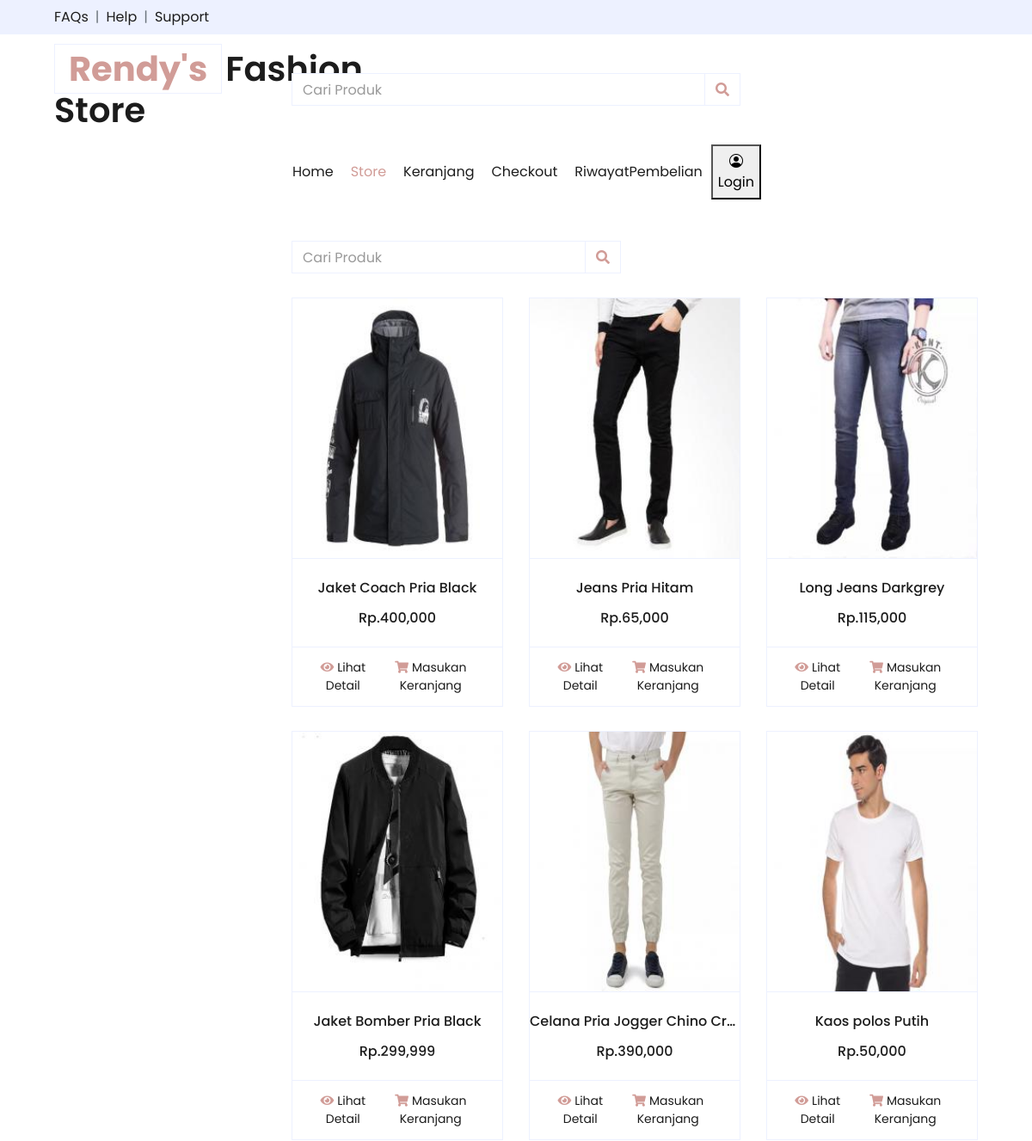
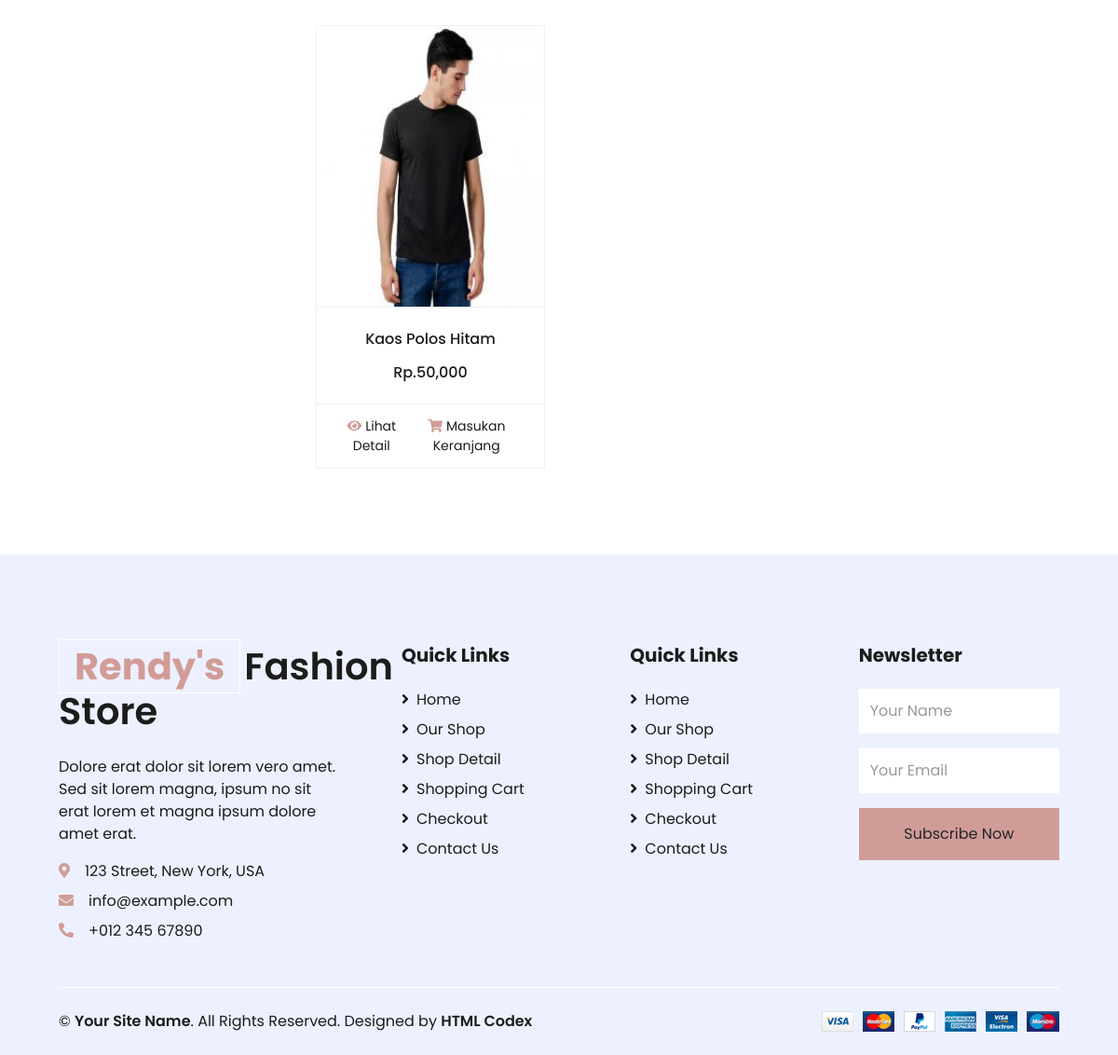
The page /store.php on the database its author committed (2 pictures, top to bottom).
### tables this page shows
CREATE TABLE `barang` (
  `kd_barang` int(11) NOT NULL,
  `nama` varchar(50) NOT NULL,
  `id_kategori` int(11) NOT NULL,
  `deskripsi` text NOT NULL,
  `jumlah_barang` int(11) NOT NULL,
  `tanggal_masuk` date NOT NULL,
  `harga_jual` double NOT NULL,
  `terjual` int(11) NOT NULL,
  `foto` text NOT NULL
);

### store.php (the view, shortened to what this page needs)
<!DOCTYPE html>
<html lang="en">
<head>
    <link href="https://cdnjs.cloudflare.com/ajax/libs/font-awesome/5.10.0/css/all.min.css" rel="stylesheet">
    <link href="lib/owlcarousel/assets/owl.carousel.min.css" rel="stylesheet">
    <link href="css/style.css" rel="stylesheet">
</head>
<body>
     <?php include 'menu.php'; ?>
    <div class="container-fluid pt-5">
        <div class="row px-xl-5">
            <div class="col-lg-3 col-md-12">
            </div>
            <div class="col-lg-9 col-md-12">
                <div class="row pb-3">
                    <div class="col-12 pb-1">
                        <div class="d-flex align-items-center justify-content-between mb-4">
                            <form action="pencarian.php" method="GET">
                                <div class="input-group">
                                    <input type="text" class="form-control" placeholder="Cari Produk" name="keyword">
                                    <div class="input-group-append">
                                        <span class="input-group-text bg-transparent text-primary">
                                            <i class="fa fa-search"></i>
                                        </span>
                                    </div>
                                </div>
                            </form>
                        </div>
                    </div>
                    <?php
                        $terlaris=mysqli_query($con, "SELECT * FROM barang order by kd_barang desc");
                        while ($data=mysqli_fetch_array($terlaris)){
                        ?>
                    <div class="col-lg-4 col-md-6 col-sm-12 pb-1">
                        <div class="card product-item border-0 mb-4">
                            <div class="card-header product-img position-relative overflow-hidden bg-transparent border p-0">
                                <img class="img-fluid w-100" src=<?php echo "foto_produk/medium_$data[foto]";?> alt=" " /></a>
                            </div>
                            <div class="card-body border-left border-right text-center p-0 pt-4 pb-3">
                                <h6 class="text-truncate mb-3"><?php echo"$data[nama]";?></h6>
                                <div class="d-flex justify-content-center">
                                    <h6>Rp.<?php echo number_format ($data['harga_jual']);?></h6>
                                </div>
                            </div>
                            <div class="card-footer d-flex justify-content-between bg-light border">
                                <a href="detail.php?kd_barang=<?php echo $data['kd_barang']?>" class="btn btn-sm text-dark p-0"><i class="fas fa-eye text-primary mr-1"></i>Lihat Detail</a>
                                <a href="beli.php?kd_barang=<?php echo $data['kd_barang']?>" class="btn btn-sm text-dark p-0"><i class="fas fa-shopping-cart text-primary mr-1"></i>Masukan Keranjang</a>
                            </div>
                        </div>
                    </div>
                    <?php
                      }
                     ?>
                </div>
            </div>
        </div>
    </div>
    <div class="container-fluid bg-secondary text-dark mt-5 pt-5">
        <div class="row px-xl-5 pt-5">
            <div class="col-lg-4 col-md-12 mb-5 pr-3 pr-xl-5">
                <a href="" class="text-decoration-none">
                    <h1 class="mb-4 display-5 font-weight-semi-bold"><span class="text-primary font-weight-bold border border-white px-3 mr-1">Rendy's</span>Fashion Store</h1>
                </a>
                <p>Dolore erat dolor sit lorem vero amet. Sed sit lorem magna, ipsum no sit erat lorem et magna ipsum dolore amet erat.</p>
                <p class="mb-2"><i class="fa fa-map-marker-alt text-primary mr-3"></i>123 Street, New York, USA</p>
                <p class="mb-2"><i class="fa fa-envelope text-primary mr-3"></i>info@example.com</p>
                <p class="mb-0"><i class="fa fa-phone-alt text-primary mr-3"></i>+012 345 67890</p>
            </div>
            <div class="col-lg-8 col-md-12">
                <div class="row">
                    <div class="col-md-4 mb-5">
                        <h5 class="font-weight-bold text-dark mb-4">Quick Links</h5>
                        <div class="d-flex flex-column justify-content-start">
                            <a class="text-dark mb-2" href="index.php"><i class="fa fa-angle-right mr-2"></i>Home</a>
                            <a class="text-dark mb-2" href="store.php"><i class="fa fa-angle-right mr-2"></i>Our Shop</a>
                            <a class="text-dark mb-2" href="detail.php"><i class="fa fa-angle-right mr-2"></i>Shop Detail</a>
                            <a class="text-dark mb-2" href="cart.php"><i class="fa fa-angle-right mr-2"></i>Shopping Cart</a>
                            <a class="text-dark mb-2" href="checkout.php"><i class="fa fa-angle-right mr-2"></i>Checkout</a>
                            <a class="text-dark" href="contact.php"><i class="fa fa-angle-right mr-2"></i>Contact Us</a>
                        </div>
                    </div>
                    <div class="col-md-4 mb-5">
                        <h5 class="font-weight-bold text-dark mb-4">Quick Links</h5>
                        <div class="d-flex flex-column justify-content-start">
                            <a class="text-dark mb-2" href="index.php"><i class="fa fa-angle-right mr-2"></i>Home</a>
                            <a class="text-dark mb-2" href="store.php"><i class="fa fa-angle-right mr-2"></i>Our Shop</a>
                            <a class="text-dark mb-2" href="detail.php"><i class="fa fa-angle-right mr-2"></i>Shop Detail</a>
                            <a class="text-dark mb-2" href="cart.php"><i class="fa fa-angle-right mr-2"></i>Shopping Cart</a>
                            <a class="text-dark mb-2" href="checkout.php"><i class="fa fa-angle-right mr-2"></i>Checkout</a>
                            <a class="text-dark" href="contact.php"><i class="fa fa-angle-right mr-2"></i>Contact Us</a>
                        </div>
                    </div>
                    <div class="col-md-4 mb-5">
                        <h5 class="font-weight-bold text-dark mb-4">Newsletter</h5>
                        <form action="">
                            <div class="form-group">
                                <input type="text" class="form-control border-0 py-4" placeholder="Your Name" required="required" />
                            </div>
                            <div class="form-group">
                                <input type="email" class="form-control border-0 py-4" placeholder="Your Email"
                                    required="required" />
                            </div>
                            <div>
                                <button class="btn btn-primary btn-block border-0 py-3" type="submit">Subscribe Now</button>
                            </div>
                        </form>
                    </div>
                </div>
            </div>
        </div>
        <div class="row border-top border-light mx-xl-5 py-4">
            <div class="col-md-6 px-xl-0">
                <p class="mb-md-0 text-center text-md-left text-dark">
                    &copy; <a class="text-dark font-weight-semi-bold" href="#">Your Site Name</a>. All Rights Reserved. Designed
                    by
                    <a class="text-dark font-weight-semi-bold" href="https://htmlcodex.com">HTML Codex</a>
                </p>
            </div>
            <div class="col-md-6 px-xl-0 text-center text-md-right">
                <img class="img-fluid" src="img/payments.png" alt="">
            </div>
        </div>
    </div>
</body>
</html>

### rows shown on the page
barang: foto (picture), nama "Jaket Coach Pria Black", harga_jual "400,000"
barang: foto (picture), nama "Jeans Pria Hitam", harga_jual "65,000"
barang: foto (picture), nama "Long Jeans Darkgrey", harga_jual "115,000"
barang: foto (picture), nama "Jaket Bomber Pria Black", harga_jual "299,999"
barang: foto (picture), nama "Celana Pria Jogger Chino Cr…", harga_jual "390,000"
barang: foto (picture), nama "Kaos polos Putih", harga_jual "50,000"
barang: foto (picture), nama "Kaos Polos Hitam", harga_jual "50,000"
